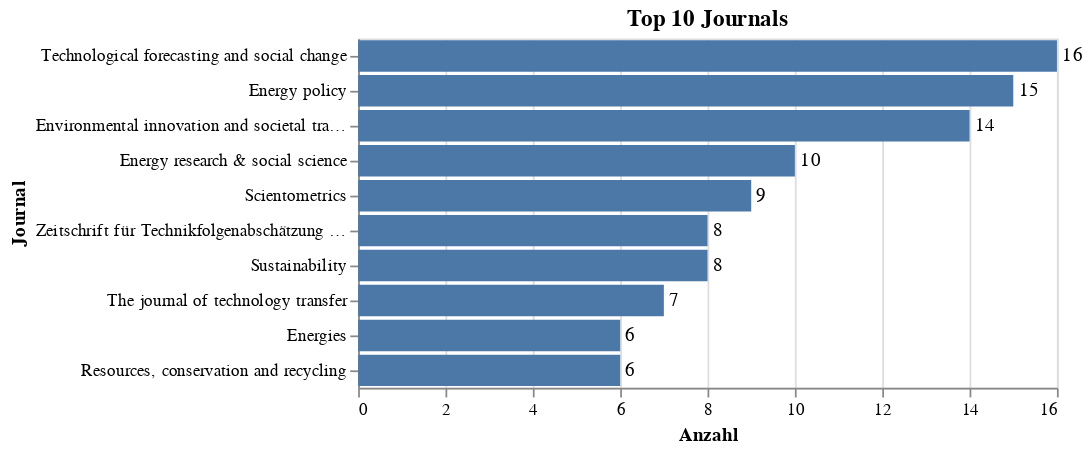

This figure's notebook cell:
### Code cell
bars=alt.Chart(df_top10).mark_bar().encode(
x='Anzahl:Q',
y=alt.Y('Journal:N', sort='-x')
)
text = bars.mark_text(
    align='left',
    baseline='middle',
    dx=3
).encode(
    text='Anzahl:Q'
)
(bars + text).properties(
    title='Top 10 Journals'
)

### Figure 1 — Vega-Lite specification as saved in the notebook (floating-point values rounded to 4 significant figures)
{"config": {"view": {"continuousWidth": 400, "continuousHeight": 300}}, "layer": [{"mark": "bar", "encoding": {"x": {"field": "Anzahl", "type": "quantitative"}, "y": {"field": "Journal", "sort": "-x", "type": "nominal"}}}, {"mark": {"type": "text", "align": "left", "baseline": "middle", "dx": 3}, "encoding": {"text": {"field": "Anzahl", "type": "quantitative"}, "x": {"field": "Anzahl", "type": "quantitative"}, "y": {"field": "Journal", "sort": "-x", "type": "nominal"}}}], "data": {"name": "data-ad549d609cb11fc85d9cb17b94a8c3ff"}, "title": "Top 10 Journals", "$schema": "https://vega.github.io/schema/vega-lite/v4.17.0.json", "datasets": {"data-ad549d609cb11fc85d9cb17b94a8c3ff": [{"Journal": "Technological forecasting and social change", "Anzahl": 16}, {"Journal": "Energy policy", "Anzahl": 15}, {"Journal": "Environmental innovation and societal transitions", "Anzahl": 14}, {"Journal": "Energy research & social science", "Anzahl": 10}, {"Journal": "Scientometrics", "Anzahl": 9}, {"Journal": "Zeitschrift für Technikfolgenabschätzung in Theorie und Praxis : TATuP", "Anzahl": 8}, {"Journal": "Sustainability", "Anzahl": 8}, {"Journal": "The journal of technology transfer", "Anzahl": 7}, {"Journal": "Energies", "Anzahl": 6}, {"Journal": "Resources, conservation and recycling", "Anzahl": 6}]}}
